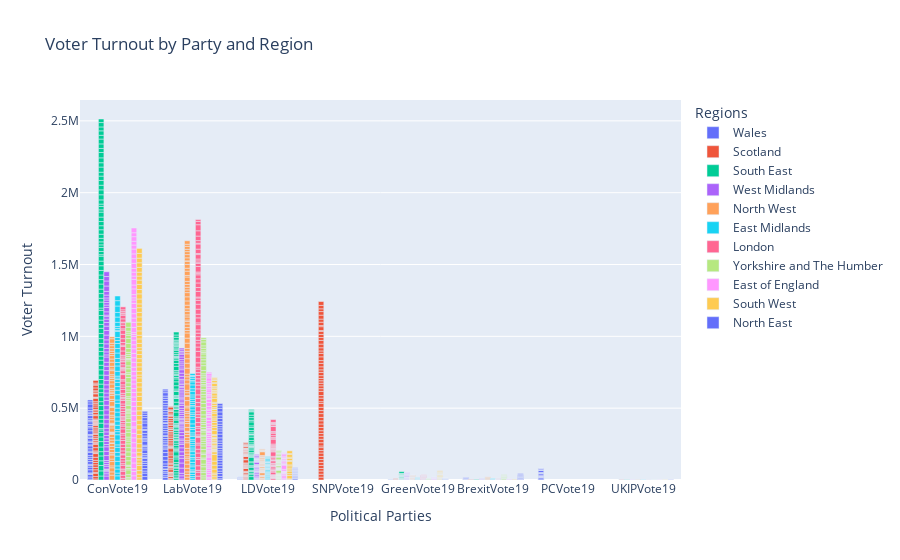

The notebook cell saved with this chart:
### Code cell
fig = px.bar(df_long, x='Party', y='Votes', color='region', barmode='group',
             labels={'Votes': 'Total Votes'}, title='Voter Turnout by Party and Region')

# Customize the layout
fig.update_layout(
    xaxis_title="Political Parties",
    yaxis_title="Voter Turnout",
    legend_title="Regions",
    xaxis={'categoryorder':'total descending'}
)

# Show the plot
fig.show()

### Figure 1 — Plotly figure (JSON) as saved in the notebook; plotly's stock layout.template omitted (floating-point values rounded to 4 significant figures; data arrays with more than 128 entries replaced by an {"elided": "..."} marker saying what was removed)
{"data": [{"alignmentgroup": "True", "hovertemplate": "region=Wales<br>Party=%{x}<br>Total Votes=%{y}<extra></extra>", "legendgroup": "Wales", "marker": {"color": "#636efa", "pattern": {"shape": ""}}, "name": "Wales", "offsetgroup": "Wales", "orientation": "v", "showlegend": true, "textposition": "auto", "type": "bar", "x": {"elided": "320 str values"}, "xaxis": "x", "y": {"elided": "320 int values"}, "yaxis": "y"}, {"alignmentgroup": "True", "hovertemplate": "region=Scotland<br>Party=%{x}<br>Total Votes=%{y}<extra></extra>", "legendgroup": "Scotland", "marker": {"color": "#EF553B", "pattern": {"shape": ""}}, "name": "Scotland", "offsetgroup": "Scotland", "orientation": "v", "showlegend": true, "textposition": "auto", "type": "bar", "x": {"elided": "472 str values"}, "xaxis": "x", "y": {"elided": "472 int values"}, "yaxis": "y"}, {"alignmentgroup": "True", "hovertemplate": "region=South East<br>Party=%{x}<br>Total Votes=%{y}<extra></extra>", "legendgroup": "South East", "marker": {"color": "#00cc96", "pattern": {"shape": ""}}, "name": "South East", "offsetgroup": "South East", "orientation": "v", "showlegend": true, "textposition": "auto", "type": "bar", "x": {"elided": "672 str values"}, "xaxis": "x", "y": {"elided": "672 int values"}, "yaxis": "y"}, {"alignmentgroup": "True", "hovertemplate": "region=West Midlands<br>Party=%{x}<br>Total Votes=%{y}<extra></extra>", "legendgroup": "West Midlands", "marker": {"color": "#ab63fa", "pattern": {"shape": ""}}, "name": "West Midlands", "offsetgroup": "West Midlands", "orientation": "v", "showlegend": true, "textposition": "auto", "type": "bar", "x": {"elided": "472 str values"}, "xaxis": "x", "y": {"elided": "472 int values"}, "yaxis": "y"}, {"alignmentgroup": "True", "hovertemplate": "region=North West<br>Party=%{x}<br>Total Votes=%{y}<extra></extra>", "legendgroup": "North West", "marker": {"color": "#FFA15A", "pattern": {"shape": ""}}, "name": "North West", "offsetgroup": "North West", "orientation": "v", "showlegend": true, "textposition": "auto", "type": "bar", "x": {"elided": "600 str values"}, "xaxis": "x", "y": {"elided": "600 int values"}, "yaxis": "y"}, {"alignmentgroup": "True", "hovertemplate": "region=East Midlands<br>Party=%{x}<br>Total Votes=%{y}<extra></extra>", "legendgroup": "East Midlands", "marker": {"color": "#19d3f3", "pattern": {"shape": ""}}, "name": "East Midlands", "offsetgroup": "East Midlands", "orientation": "v", "showlegend": true, "textposition": "auto", "type": "bar", "x": {"elided": "368 str values"}, "xaxis": "x", "y": {"elided": "368 int values"}, "yaxis": "y"}, {"alignmentgroup": "True", "hovertemplate": "region=London<br>Party=%{x}<br>Total Votes=%{y}<extra></extra>", "legendgroup": "London", "marker": {"color": "#FF6692", "pattern": {"shape": ""}}, "name": "London", "offsetgroup": "London", "orientation": "v", "showlegend": true, "textposition": "auto", "type": "bar", "x": {"elided": "584 str values"}, "xaxis": "x", "y": {"elided": "584 int values"}, "yaxis": "y"}, {"alignmentgroup": "True", "hovertemplate": "region=Yorkshire and The Humber<br>Party=%{x}<br>Total Votes=%{y}<extra></extra>", "legendgroup": "Yorkshire and The Humber", "marker": {"color": "#B6E880", "pattern": {"shape": ""}}, "name": "Yorkshire and The Humber", "offsetgroup": "Yorkshire and The Humber", "orientation": "v", "showlegend": true, "textposition": "auto", "type": "bar", "x": {"elided": "432 str values"}, "xaxis": "x", "y": {"elided": "432 int values"}, "yaxis": "y"}, {"alignmentgroup": "True", "hovertemplate": "region=East of England<br>Party=%{x}<br>Total Votes=%{y}<extra></extra>", "legendgroup": "East of England", "marker": {"color": "#FF97FF", "pattern": {"shape": ""}}, "name": "East of England", "offsetgroup": "East of England", "orientation": "v", "showlegend": true, "textposition": "auto", "type": "bar", "x": {"elided": "464 str values"}, "xaxis": "x", "y": {"elided": "464 int values"}, "yaxis": "y"}, {"alignmentgroup": "True", "hovertemplate": "region=South West<br>Party=%{x}<br>Total Votes=%{y}<extra></extra>", "legendgroup": "South West", "marker": {"color": "#FECB52", "pattern": {"shape": ""}}, "name": "South West", "offsetgroup": "South West", "orientation": "v", "showlegend": true, "textposition": "auto", "type": "bar", "x": {"elided": "440 str values"}, "xaxis": "x", "y": {"elided": "440 int values"}, "yaxis": "y"}, {"alignmentgroup": "True", "hovertemplate": "region=North East<br>Party=%{x}<br>Total Votes=%{y}<extra></extra>", "legendgroup": "North East", "marker": {"color": "#636efa", "pattern": {"shape": ""}}, "name": "North East", "offsetgroup": "North East", "orientation": "v", "showlegend": true, "textposition": "auto", "type": "bar", "x": {"elided": "232 str values"}, "xaxis": "x", "y": {"elided": "232 int values"}, "yaxis": "y"}], "layout": {"barmode": "group", "legend": {"title": {"text": "Regions"}, "tracegroupgap": 0}, "title": {"text": "Voter Turnout by Party and Region"}, "xaxis": {"anchor": "y", "categoryorder": "total descending", "domain": [0, 1], "title": {"text": "Political Parties"}}, "yaxis": {"anchor": "x", "domain": [0, 1], "title": {"text": "Voter Turnout"}}}}
